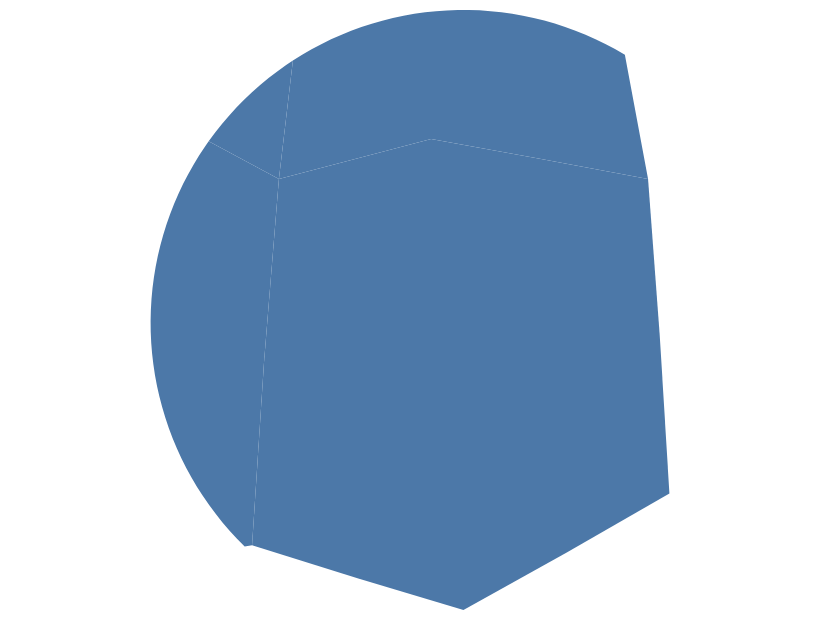

Describe this chart as a Vega-Lite specification.
### Vega-Lite specification from a JSON file in a GitHub repository (floating-point values rounded to 4 significant figures)
{"$schema": "https://vega.github.io/schema/vega-lite/v6.json", "padding": 5, "autosize": "none", "width": 400, "height": 300, "data": {"values": {"type": "FeatureCollection", "features": [{"type": "Feature", "properties": {"name": "west", "value": 3, "cat": "a"}, "geometry": {"type": "Polygon", "coordinates": [[[-11, 48], [-2, 52], [9, 50], [10, 36], [0, 33], [-10, 35], [-11, 48]]]}}, {"type": "Feature", "properties": {"name": "east", "value": 5, "cat": "b"}, "geometry": {"type": "Polygon", "coordinates": [[[9, 50], [18, 52], [31, 50], [30, 38], [20, 34], [10, 36], [9, 50]]]}}, {"type": "Feature", "properties": {"name": "north-west", "value": 2, "cat": "a"}, "geometry": {"type": "Polygon", "coordinates": [[[-12, 60], [-3, 65], [8, 63], [9, 50], [-2, 52], [-11, 48], [-12, 60]]]}}, {"type": "Feature", "properties": {"name": "north-east", "value": 8, "cat": "b"}, "geometry": {"type": "Polygon", "coordinates": [[[8, 63], [19, 66], [30, 64], [31, 50], [18, 52], [9, 50], [8, 63]]]}}]}, "format": {"property": "features"}}, "projection": {"type": "orthographic", "clipAngle": 12, "precision": 0.2, "rotate": [-20, -45, 0]}, "mark": "geoshape"}
